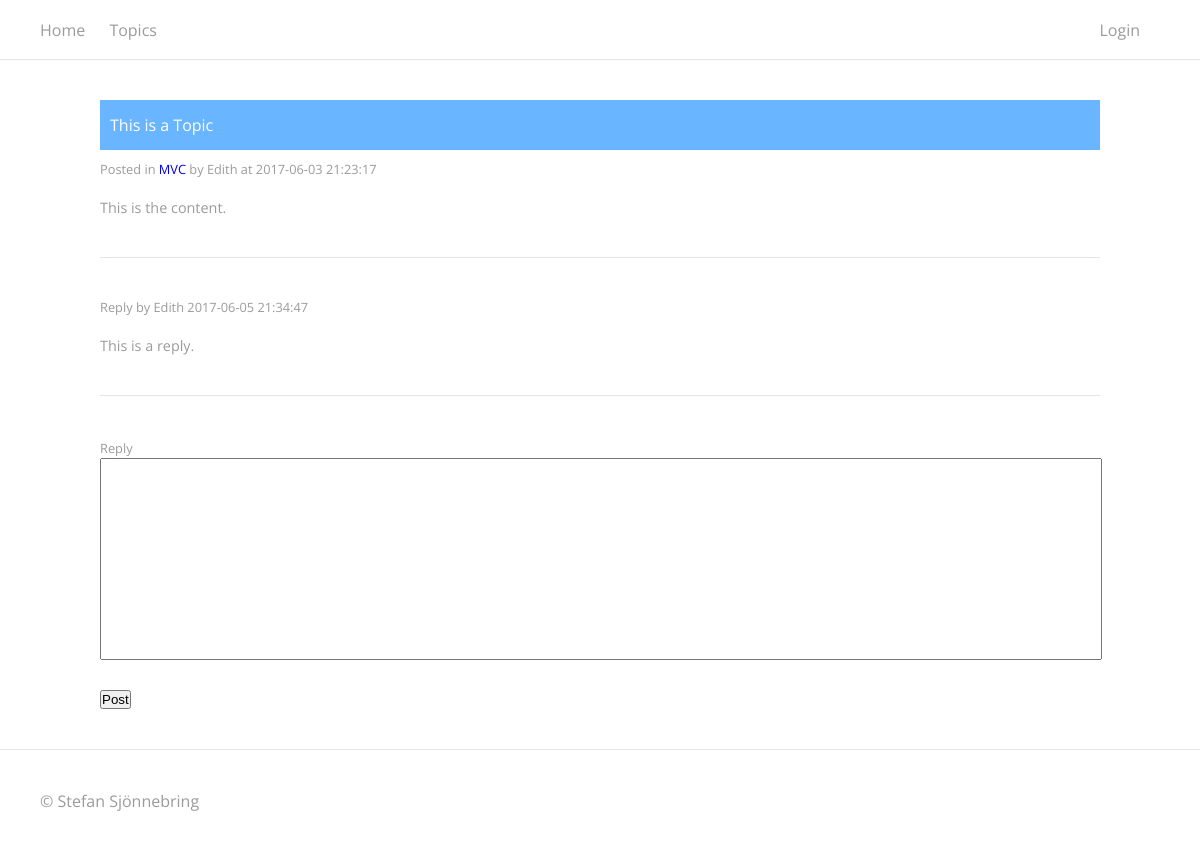
Page /topics/topic/1 on the committed database.
### tables this page shows
CREATE TABLE `topics` (
  `topic_id` int(11) NOT NULL,
  `topic_title` varchar(255) NOT NULL,
  `topic_content` varchar(255) NOT NULL,
  `topic_date` datetime NOT NULL DEFAULT CURRENT_TIMESTAMP,
  `topic_cat` int(11) NOT NULL,
  `topic_author` int(11) NOT NULL
);

CREATE TABLE `categories` (
  `cat_id` int(11) NOT NULL,
  `cat_name` varchar(255) NOT NULL,
  `cat_desc` varchar(255) NOT NULL
);

CREATE TABLE `users` (
  `id` int(11) NOT NULL,
  `username` varchar(25) NOT NULL,
  `password` varchar(255) NOT NULL,
  `role` enum('admin','moderator','member') NOT NULL DEFAULT 'member'
);

CREATE TABLE `replies` (
  `reply_id` int(11) NOT NULL,
  `reply_content` varchar(255) NOT NULL,
  `reply_date` datetime NOT NULL DEFAULT CURRENT_TIMESTAMP,
  `reply_topic` int(11) NOT NULL,
  `reply_author` int(11) NOT NULL,
  `reply_username` varchar(255) NOT NULL
);

### lib/View.php (called while the page is built, shortened)
<?php
class View {
	public function render($view)
	{
		require_once('views/' . $view . '.php');
	}
}

### controllers/topics.php (called while the page is built, shortened)
<?php
class Topics extends Controller
{
	public function topic($id)
	{
		$this->view->topic = $this->model->getTopic($id);
		$this->view->replies = $this->model->getReplies($id);
		$this->view->render('topics/topic');
	}
}

### index.php (called while the page is built, shortened)
<?php
$boot = new Bootstrap();
?>

### lib/Database.php (called while the page is built, shortened)
<?php
class Database {
    private $host   = EDITH_DB_HOST;
    private $user   = EDITH_DB_USER;
    private $pass   = EDITH_DB_PASS;
    private $dbname = EDITH_DB_NAME;
    private $dbh;
    public function __construct()
    {
        $dsn = 'mysql:host=' . $this->host . ';dbname=' . $this->dbname;
        $options = array(
            PDO::ATTR_PERSISTENT    => true,
            PDO::ATTR_ERRMODE       => PDO::ERRMODE_EXCEPTION
        );
        try
        {
            $this->dbh = new PDO($dsn, $this->user, $this->pass, $options);
        }
        catch(PDOException $e)
        {
            $this->error = $e->getMessage();
        }
    }
    public function query($query)
    {
        $this->stmt = $this->dbh->prepare($query);
    }
    public function execute(){
        return $this->stmt->execute();
    }
    public function resultset()
    {
        $this->execute();
        return $this->stmt->fetchAll(PDO::FETCH_ASSOC);
    }
}
?>

### models/topics_model.php (called while the page is built, shortened)
<?php
class Topics_Model extends Model
{
	public function getTopic($id)
	{
		$sql 	= $this->db->query("SELECT * FROM `topics` WHERE `topic_id` = {$id}");
		$result = $this->db->resultset();
		$catId 	= $result[0]['topic_cat'];
		$userId = $result[0]['topic_author'];
		$category = $this->getCategory($catId);
		$username = $this->getUser($userId);
		$data = array($result, $category, $username);
		return $data;
	}
	public function getCategory($id)
	{
		$this->db->query("SELECT `cat_id`, `cat_name` FROM `categories` WHERE `cat_id` = {$id}");
		$result = $this->db->resultset();
		return $result;
	}
	public function getUser($id)
	{
		$this->db->query("SELECT `id`, `username` FROM `users` WHERE `id` = {$id}");
		$result = $this->db->resultset();
		return $result;
	}
	public function getReplies($id)
	{
		$this->db->query("SELECT * FROM `replies` WHERE `reply_topic` = {$id}");
		$result = $this->db->resultset();
		return $result;
	}
}

### lib/Model.php (called while the page is built)
<?php
class Model
{
	function __construct()
	{
		$this->db = new Database();
	}
}

### views/topics/topic.php (the view, shortened to what this page needs)
<?php
$topic_id = $this->topic[0][0]['topic_id'];
$topic_title = $this->topic[0][0]['topic_title'];
$topic_content = $this->topic[0][0]['topic_content'];
$topic_date = $this->topic[0][0]['topic_date'];
$topic_cat = $this->topic[1][0]['cat_name'];
$topic_auth = $this->topic[2][0]['username'];
$replies = "";
	$edit = "";
	$delete = "";
foreach ($this->replies as $key => $value) {
	$replies .= "<div class='reply'>
					<p class='info'>Reply by {$value['reply_username']} {$value['reply_date']}</p>
					<p>{$value['reply_content']}</p>
				</div>";
}
$edith['main'] = <<<EOD
<div class="content-wrapper">
		<div class='topic'>
			<div id='topics-toolbar'>
				{$topic_title}
				{$delete}
				{$edit}
			</div>
			<p class='info'>Posted in <a href='../category/{$topic_cat}'>{$topic_cat}</a> by $topic_auth at {$topic_date}</p>
			<p>{$topic_content}</p>
		</div>
		{$replies}
		<form method="post" action="../reply/{$topic_id}">
			<label>Reply</label><br /><textarea name="reply_content"></textarea><br /><br />
			<input type="submit" value="Post" />
		</form>
</div>
EOD;
?>

### public/css/general.css (style rules this page uses)
* { margin:0; padding:0; }
body { background-color: #fff; font-family: 'Open Sans', sans-serif; color:#9b9b9b; }
label { font-size: 0.8em; }
a { text-decoration: none; }
p { font-size: 0.9em; }
.content-wrapper { margin: auto; width: 1000px; }
.info { font-size: 0.8em; margin-bottom: 20px; }
.reply { padding-bottom: 40px; margin-bottom: 40px; border-bottom: 1px solid #e2e5e9; }
textarea { width: 100%; height: 200px; resize: none; }

### public/css/topics.css (style rules this page uses)
#topics-toolbar { background-color: #69b5ff; color: #fff; height: 30px; margin-bottom: 10px; line-height: 30px; padding: 10px; }
.topic { padding-bottom: 40px; margin-bottom: 40px; border-bottom: 1px solid #e2e5e9; }

### rows in the picture
topics: topic_title "This is a Topic", topic_date "2017-06-03 21:23:17", topic_content "This is the content."
categories: cat_name "MVC"
users: username "Edith"
replies: reply_username "Edith", reply_date "2017-06-05 21:34:47", reply_content "This is a reply."
